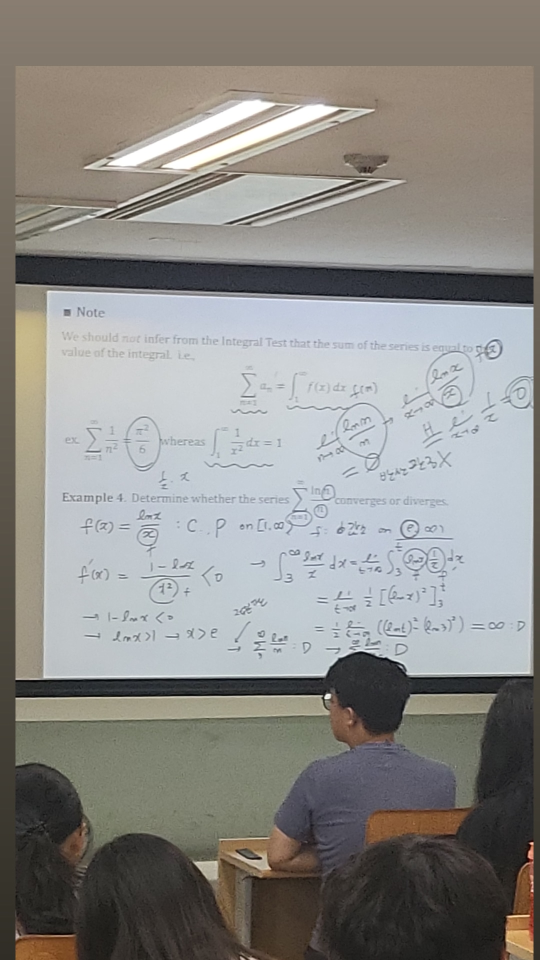
#> input picture samples/screen2.jpg, 1080 x 1920 px (shown at 1/2 size)
$ python -i step8.py   (imports and definitions only)
#> lines starting #> are read from the running program, lines starting #| are printed output that depends on the picture
#> further down, picture is the input picture: shape (1920, 1080, 3); mean B, G, R 136.6, 140, 141.4
"""같은 사진을 여러 방식으로 Gemini에 보내서 걸리는 시간을 비교한다."""
import time
from pathlib import Path

import cv2
import numpy as np
from google import genai
from google.genai import types
from PIL import Image

from step6 import MODEL, PROMPT, ExtractedHandwriting, load_api_key

ROOT = Path(__file__).resolve().parent.parent
OUT = ROOT / "experiments/out"
# [1 line not run here, left out]
SOURCE = ROOT / "samples/screen2.jpg"
CROP = (560, 1370, 80, 1070)          # 화면 부분 (위, 아래, 왼쪽, 오른쪽)


def ink_only(img):
    """step5와 같은 방식으로 필기만 남긴 흰 배경 이미지를 만든다."""
    img = cv2.resize(img, None, fx=2, fy=2, interpolation=cv2.INTER_CUBIC)
    gray = cv2.bilateralFilter(cv2.cvtColor(img, cv2.COLOR_BGR2GRAY), 7, 30, 5)
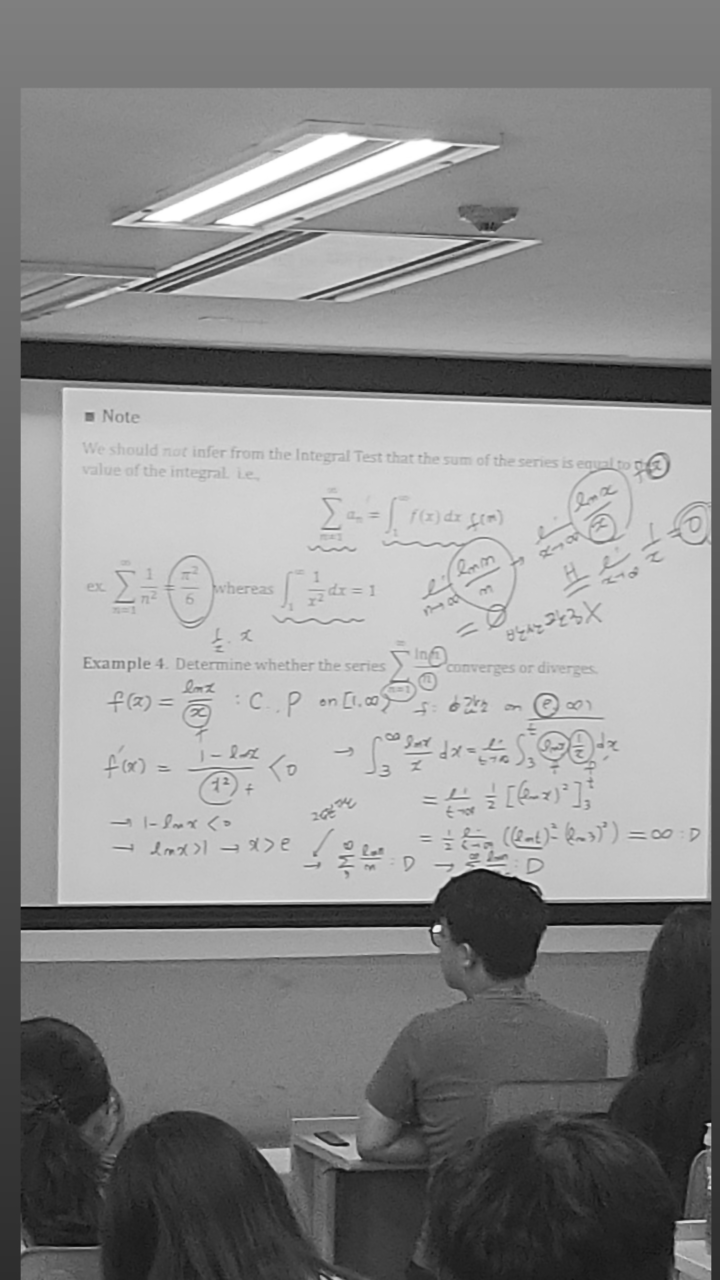
#> gray: shape (3840, 2160) (shown at 1/3 size); min 2, max 255, mean 140
    diff = cv2.medianBlur(gray, 101).astype(np.int16) - gray.astype(np.int16)
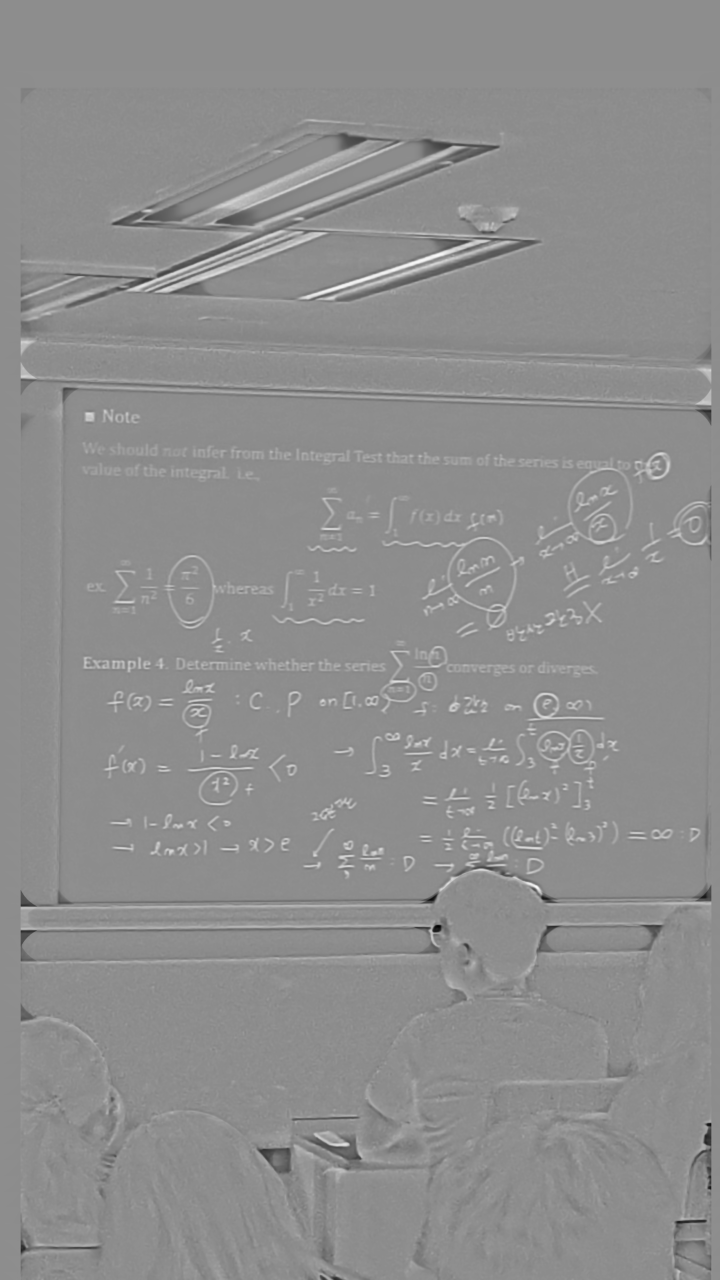
#> diff: shape (3840, 2160) int16 (shown at 1/3 size); min -185, max 148, mean 1; drawn with min black and max white
    count, labels = cv2.connectedComponents((diff > 18).astype(np.uint8), connectivity=8)
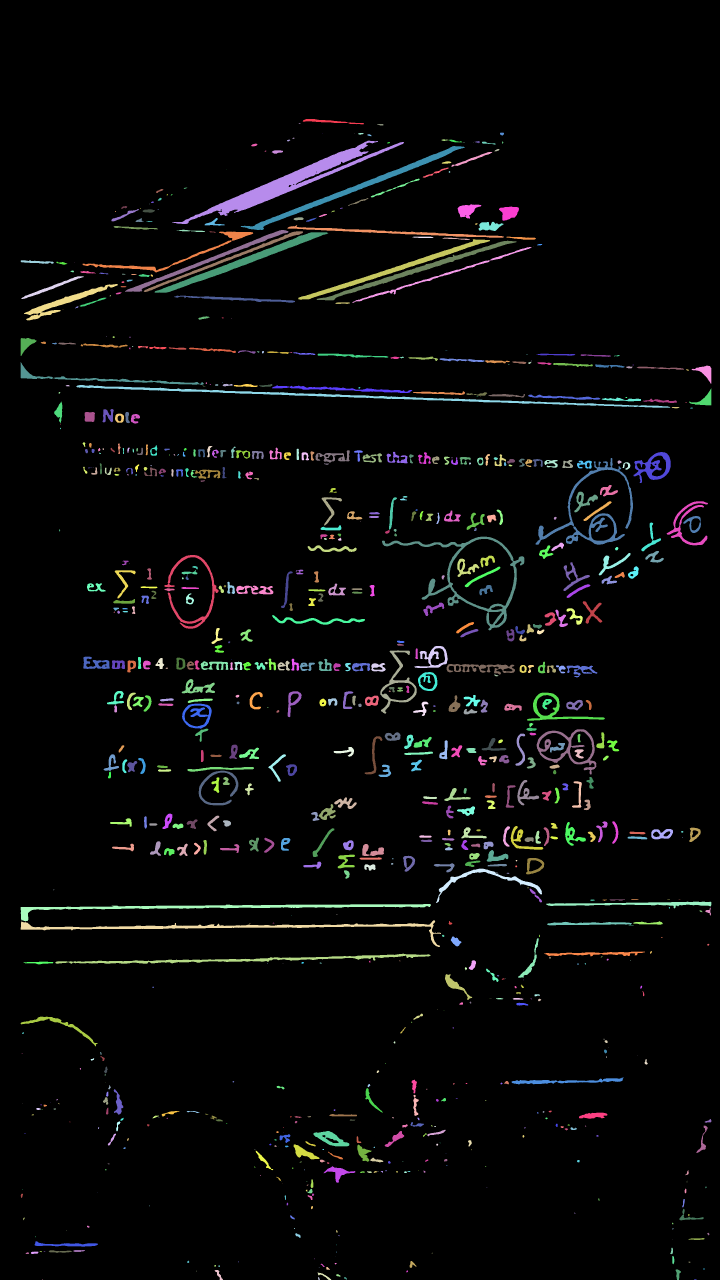
#> labels: shape (3840, 2160) int32 (shown at 1/3 size); 900 distinct labels, from 0 to 899; one colour per label, 0 black
#> count = 900
    keep = np.zeros(count, bool)
    keep[np.unique(labels[diff > 45])] = True
    keep[0] = False
    alpha = np.clip((diff - 15) / 30.0, 0, 1) * keep[labels]
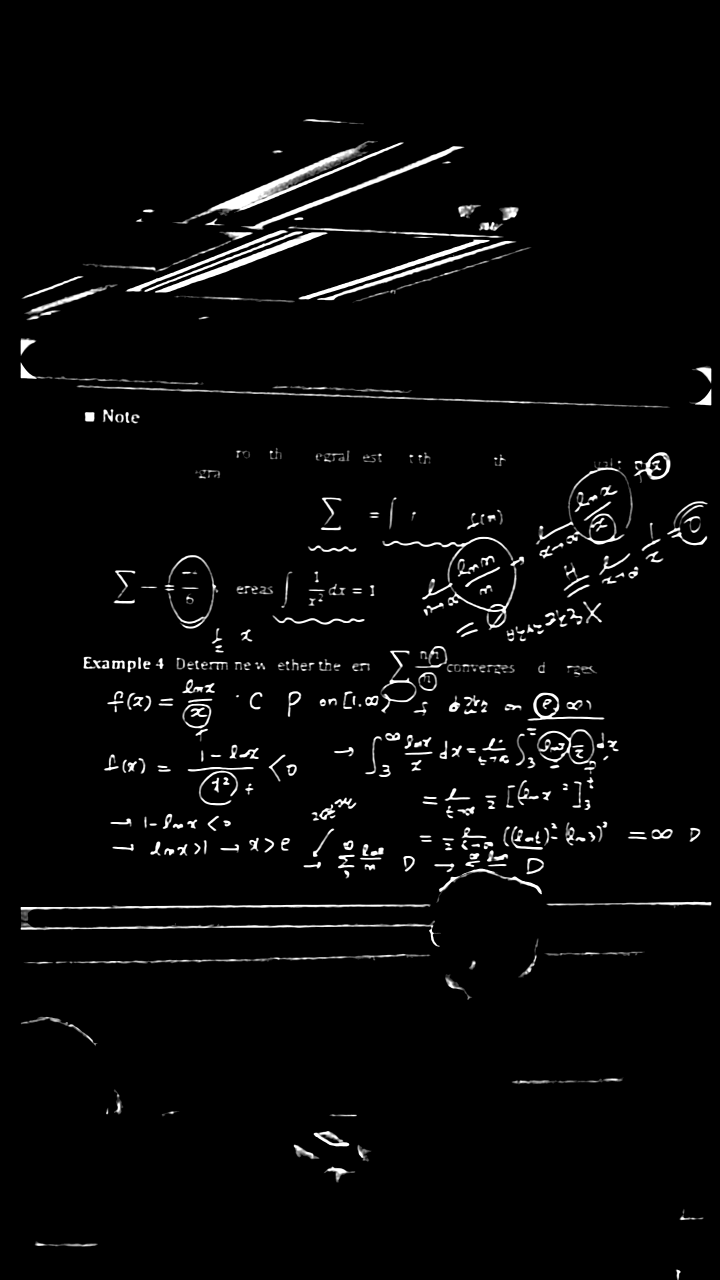
#> alpha: shape (3840, 2160) float64 (shown at 1/3 size); min 0, max 1, mean 0.0309
    return (255 - alpha * 255).astype(np.uint8)
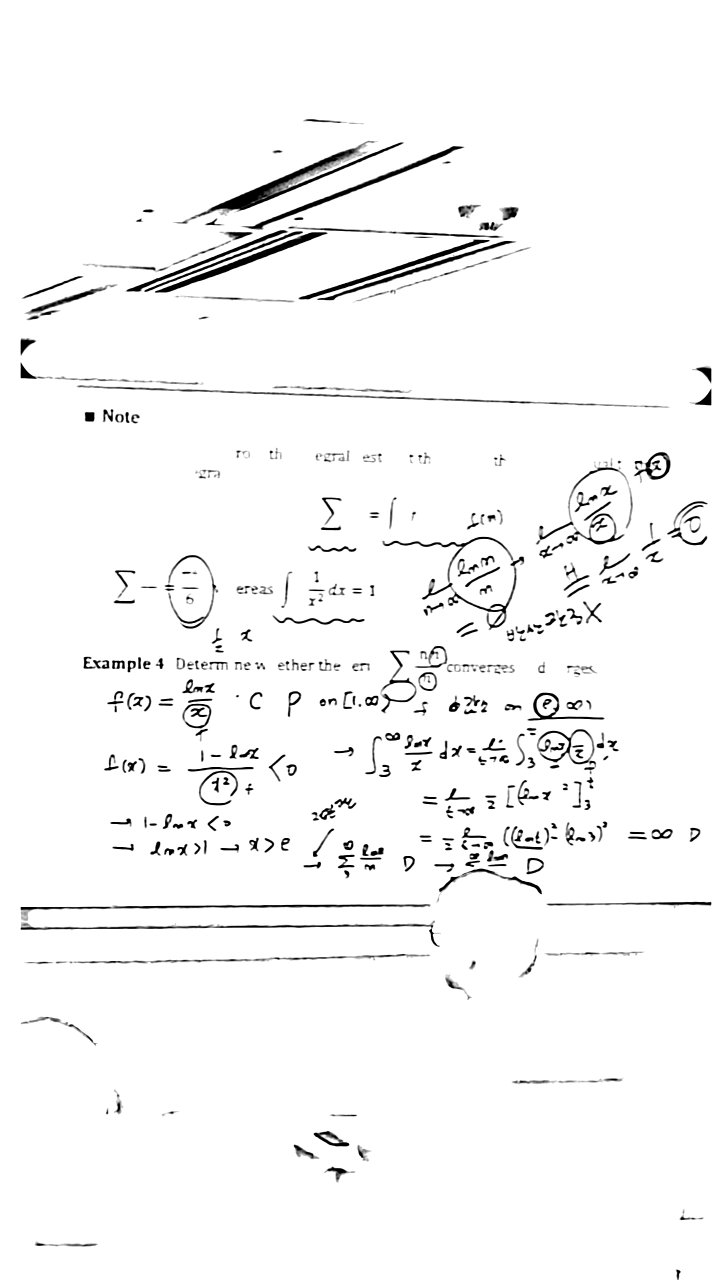
#> returned value: shape (3840, 2160) (shown at 1/3 size); min 0, max 255, mean 247.1


# [59 lines left out: functions ask, main, not called in this run]


# [2 lines not run here, left out]

>>> import cv2
>>> picture = cv2.imread('../samples/screen2.jpg')
>>> result = ink_only(picture)
